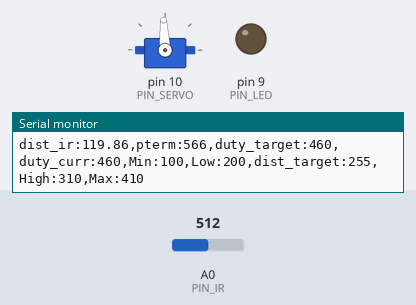
Simulated run of this sketch. Board: Arduino Uno, built with avr-gcc and run on an emulated ATmega328P. Shown: servo, output pins drawn as LEDs (lit = HIGH), the last lines printed to the serial monitor. The test bench sets the inputs (shaded band); at power-on: A0 (PIN_IR) = 512.

Above: at 1.2 s.
1.3 s: A0 (PIN_IR) set to 122
At 2.3 s:
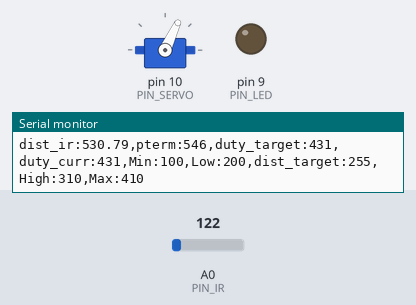
3.5 s: A0 (PIN_IR) set to 265
At 3.92 s:
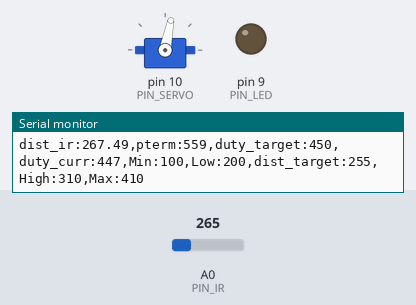
5.4 s: A0 (PIN_IR) set to 306
At 5.53 s:
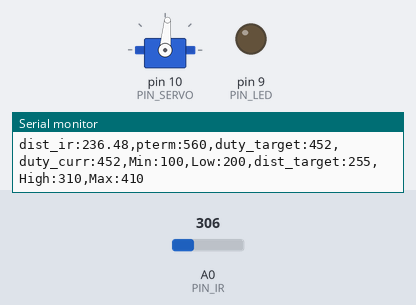
Timing chart, 0 to 8.4 s (numbered marks = the images above; inputs shaded):
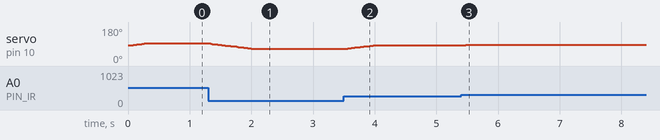

The sketch:

22P06_20203159.ino
```cpp
#include <Servo.h>

/////////////////////////////
// Configurable parameters 값 설정하기!!!!//
/////////////////////////////

// Arduino pin assignment
#define PIN_LED 9
#define PIN_SERVO 10
#define PIN_IR A0

// Framework setting
#define _DIST_TARGET 255
#define _DIST_MIN 10
#define _DIST_MAX 410

// Distance sensor
#define _DIST_ALPHA 0.35  //ema 필터의 alpha 값을 0.0으로 설정

// Servo range
#define _DUTY_MIN 1210    //서보의 가동 최소 각도(0)
#define _DUTY_NEU 1410    //servo neutral position (90 degree)
#define _DUTY_MAX 1610    //서보의 최대 가동 각도(180º)

// Servo speed control
#define _SERVO_ANGLE 20   //레일플레이트가 사용자가 원하는 가동범위를 움직일때, 이를 움직이게 하는 서보모터의 가동범위
#define _SERVO_SPEED 30   //서보 속도를 30으로 설정

// Event periods
#define _INTERVAL_DIST 20   //Distance Sensing을 20(ms) 마다 실행한다.
#define _INTERVAL_SERVO 20 //서보를 20(ms)마다 조작하기
#define _INTERVAL_SERIAL 100 //시리얼 0.1초 마다 업데이트

// PID parameters
#define _KP 0.725       //비례상수 설정

// ir_filter
#define _INTERVAL_DIST 30  // DELAY_MICROS * samples_num^2 의 값이 최종 거리측정 인터벌임. 넉넉하게 30ms 잡음.
#define DELAY_MICROS  1500 // 필터에 넣을 샘플값을 측정하는 딜레이(고정값!)
float ema_dist=0.0;          // EMA 필터에 사용할 변수
float samples_num = 3;     // 스파이크 제거를 위한 부분필터에 샘플을 몇개 측정할 것인지. 3개로 충분함! 가능하면 수정하지 말 것.

//////////////////////
// global variables //
//////////////////////

// Servo instance
Servo myservo;
// Distance sensor
float dist_target; // location to send the ball
float dist_raw, dist_ema;    //실제 거리측정값과 ema필터를 적용한 값을 저장할 변수

// Event periods
unsigned long last_sampling_time_dist, last_sampling_time_servo, last_sampling_time_serial; //거리, 서보, 시리얼에 대한 마지막 샘플링 시간을 나타내는 변수
bool event_dist, event_servo, event_serial; //거리센서, 서보, 시리얼 모니터의 발생을 지시하는 변수

// Servo speed control
int duty_chg_per_interval;    //주기동안 duty 변화량 변수
int duty_target, duty_curr=_DUTY_NEU;    //서보의 목표위치와 서보에 실제로 입력할 위치

// PID variables
float error_curr, error_prev, control, pterm, dterm, iterm; //비례 제어를 위한 전에 측정한 오차, 새로 측정한 오차 값, 비례항, 적분항, 미분항 변수

void setup() {
// initialize GPIO pins for LED and attach servo
  pinMode(PIN_LED, OUTPUT);
  myservo.attach(PIN_SERVO);
// initialize global variables
  last_sampling_time_dist = last_sampling_time_servo = last_sampling_time_serial = 0;
  event_dist = event_servo = event_serial = false;
  dist_target = _DIST_TARGET; //목표지점 변수 초기화


// move servo to neutral position
  myservo.writeMicroseconds(_DUTY_NEU); //서보를 중간으로 이동
// initialize serial port
  Serial.begin(57600);
// convert angle speed into duty change per interval.
  duty_chg_per_interval = int((_DUTY_MAX - _DUTY_MIN) * (_SERVO_SPEED /  _SERVO_ANGLE) * (float(_INTERVAL_SERVO) / 1000.0));   //서보의 각속도를 원하는 Angle로 나누어 interval을 설정한다.
}


void loop() {
/////////////////////
// Event generator //
/////////////////////
  unsigned long time_curr = millis();
  if(time_curr >= last_sampling_time_dist + _INTERVAL_DIST) {
        last_sampling_time_dist += _INTERVAL_DIST;
        event_dist = true;
  }
  if(time_curr >= last_sampling_time_servo + _INTERVAL_SERVO) {
        last_sampling_time_servo += _INTERVAL_SERVO;
        event_servo = true;
  }
  if(time_curr >= last_sampling_time_serial + _INTERVAL_SERIAL) {
        last_sampling_time_serial += _INTERVAL_SERIAL;
        event_serial = true;
  }


////////////////////
// Event handlers //
////////////////////

  if(event_dist) {
    event_dist = false;
  // get a distance reading from the distance sensor
    dist_raw = ir_distance_filtered();  //적외선 선세로 측정한 값에 필터를 적용한 값

  // PID control logic
    error_curr = _DIST_TARGET - dist_raw; //목표값 에서 현재값을 뺀 값이 오차값
    pterm = error_curr;
    control = _KP * (pterm);

  // duty_target = f(duty_neutral, control)
    if(control <= 0) duty_target = (float)(_DUTY_NEU-_DUTY_MIN)/(0-(225-410)) * control + (float)_DUTY_NEU;
    else duty_target = (float)(_DUTY_MAX-_DUTY_NEU)/((225-10)-0) * control + (float)_DUTY_NEU;
  // keep duty_target value within the range of [_DUTY_MIN, _DUTY_MAX]
    if (duty_target < _DUTY_MIN) {
      duty_target = _DUTY_MIN;  //duty_target < _DUTY_MIN 일 때 duty_target 를 _DUTY_MIN 로 고정
    } else if (duty_target > _DUTY_MAX) {
       duty_target = _DUTY_MAX; // duty_target > _DUTY_MAX 일 때 duty_target 를 _DUTY_MAX 로 고정
    }  //_DUTY_MIN, _DUTY_MAX] 로 서보의 가동범위를 고정하기 위한 최소한의 안전장치
  }

  if(event_servo) {
    event_servo = false;
    // adjust duty_curr toward duty_target by duty_chg_per_interval
    if(duty_target > duty_curr) {
      duty_curr += duty_chg_per_interval;
      if(duty_curr > duty_target) duty_curr = duty_target;
    }
    else {
      duty_curr -= duty_chg_per_interval;
      if(duty_curr < duty_target) duty_curr = duty_target;
    }       //서보가 현재위치에서 목표위치에 도달할 때까지 duty_chg_per_interval값 마다 움직임(duty_curr에 duty_chg_per_interval값 더하고 빼줌)

    // update servo position
    myservo.writeMicroseconds(duty_curr);   //위에서 바뀐 현재위치 값을 갱신
  }

  if(event_serial) {
    event_serial = false;
    Serial.print("dist_ir:");
    Serial.print(dist_raw);
    Serial.print(",pterm:");
    Serial.print(map(pterm,-1000,1000,510,610));
    Serial.print(",duty_target:");
    Serial.print(map(duty_target,1000,2000,410,510));
    Serial.print(",duty_curr:");
    Serial.print(map(duty_curr,1000,2000,410,510));
    Serial.println(",Min:100,Low:200,dist_target:255,High:310,Max:410");
  }
}

float ir_distance(void){ // return value unit: mm
  float val;
  float volt = float(analogRead(PIN_IR));
  val = ((6762.0/(volt-9.0))-4.0) * 10.0;
  return val;
}

float _dist_[] = {71, 130, 165, 205, 262, 327, 391};

float ir_distance_filtered(void){ // return value unit: mm
  float val = filtered_ir_distance();
  if(val <= _dist_[1]) return 50.0/(_dist_[1]-_dist_[0])*val + 100.0 - 50.0/(_dist_[1]-_dist_[0])*_dist_[0];
  else if(val <= _dist_[2]) return 50.0/(_dist_[2]-_dist_[1])*val + 150.0 - 50.0/(_dist_[2]-_dist_[1])*_dist_[1];
  else if(val <= _dist_[3]) return 50.0/(_dist_[3]-_dist_[2])*val + 200.0 - 50.0/(_dist_[3]-_dist_[2])*_dist_[2];
  else if(val <= _dist_[4]) return 50.0/(_dist_[4]-_dist_[3])*val + 250.0 - 50.0/(_dist_[4]-_dist_[3])*_dist_[3];
  else if(val <= _dist_[5]) return 50.0/(_dist_[5]-_dist_[4])*val + 300.0 - 50.0/(_dist_[5]-_dist_[4])*_dist_[4];
  else return 50.0/(_dist_[6]-_dist_[5])*val + 350.0 - 50.0/(_dist_[6]-_dist_[5])*_dist_[5];
  return val;
}

float under_noise_filter(void){ // 아래로 떨어지는 형태의 스파이크를 제거해주는 필터
  float currReading;
  float largestReading = 0.0;
  for (int i = 0; i < samples_num; i++) {
    currReading = ir_distance();
    if (currReading > largestReading) { largestReading = currReading; }
    // Delay a short time before taking another reading
    delayMicroseconds(DELAY_MICROS);
  }
  return largestReading;
}

float filtered_ir_distance(void){ // 아래로 떨어지는 형태의 스파이크를 제거 후, 위로 치솟는 스파이크를 제거하고 EMA필터를 적용함.
  // under_noise_filter를 통과한 값을 upper_nosie_filter에 넣어 최종 값이 나옴.
  float currReading;
  float lowestReading = 1024.0;
  for (int i = 0; i < samples_num; i++) {
    currReading = under_noise_filter();
    if (currReading < lowestReading) { lowestReading = currReading; }
  }
  // eam 필터 추가
  ema_dist = _DIST_ALPHA*lowestReading + (1.0-_DIST_ALPHA)*ema_dist;
  return ema_dist;
}
```

Measured:
- after the input at 1.3 s, servo on pin 10 (PIN_SERVO): moves from 93° to 65° over 0.69 s, starting at once
- after the input at 3.5 s, servo on pin 10 (PIN_SERVO): moves from 65° to 83° over 0.42 s, starting after 0.06 s
- after the input at 5.4 s, servo on pin 10 (PIN_SERVO): 83° → 84° at once, → 85° 0.06 s later, → 86° 0.12 s later
